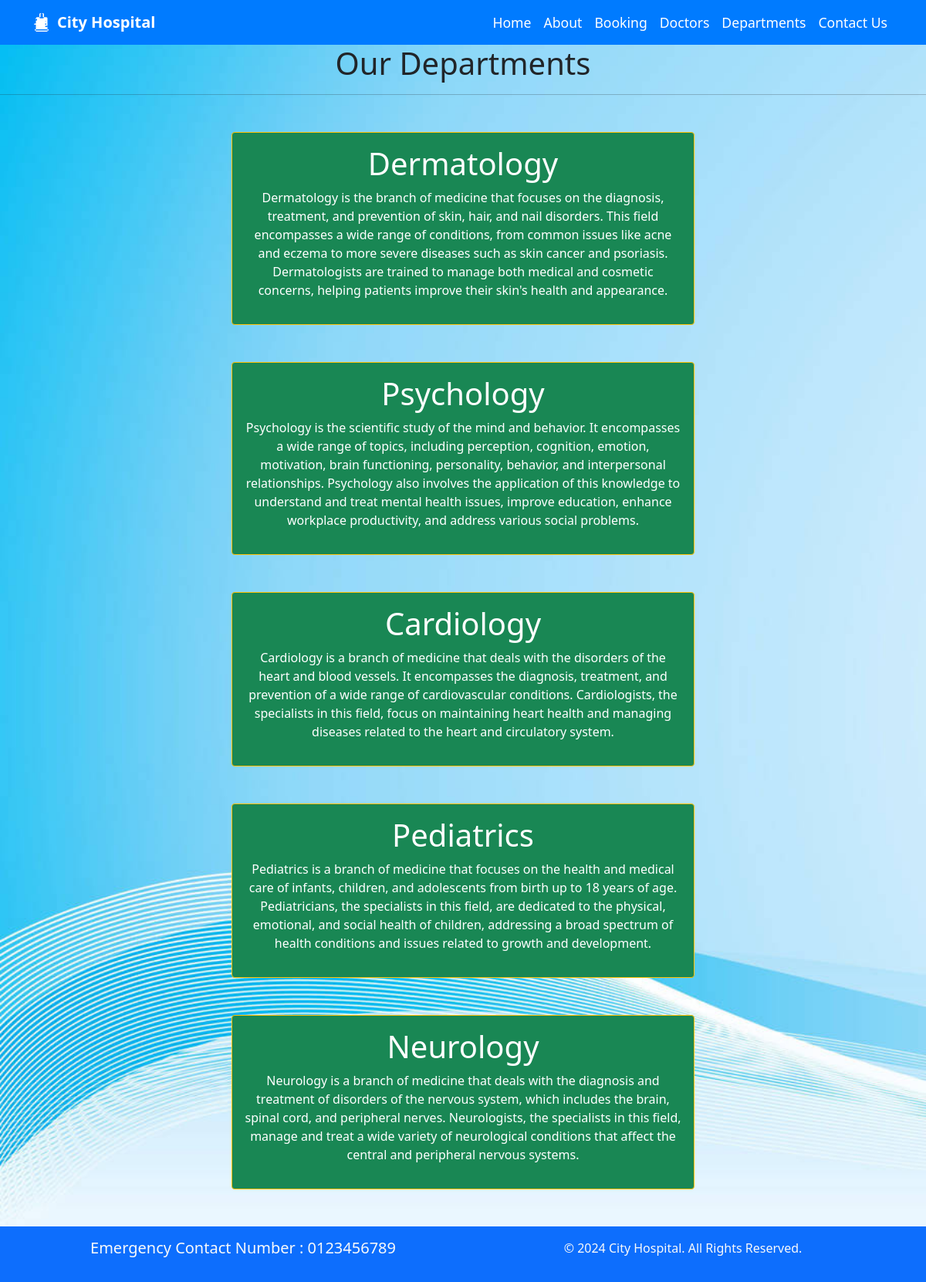
Page /department/ on the committed database.
### home/models.py (models this page shows, shortened)
class Departments(models.Model):
    dep_name = models.CharField(max_length=100)
    dep_description = models.TextField()

### home/views.py (the view)
# urls.py: path('department/', views.department, name="department"),
def department(request):
    dict_dept = {
        'dept':Departments.objects.all()
    }
    return render(request, 'department.html',dict_dept)

### templates/department.html (shortened to what this page needs)
{% extends "base.html" %}
{% block content %}
<h1 class="text-center">Our Departments</h1>
<hr>
{% for d in dept %}
<div class="mx-auto w-50 bg-success text-center text-white p-3 my-5 border border-warning rounded">
    <h1>{{d.dep_name}}</h1>
    <p>{{ d.dep_description}}</p>
</div>
{% endfor %}
{% endblock %}

### rows in the picture
Departments: dep_name "Dermatology", dep_description "Dermatology is the branch of medicine that focuses on the diagnosis, treatment, and prevention of skin, hair, and nail disorders. This field encompasses a wide range of conditions, from common issues like acne and eczema to more severe diseases such as skin cancer and psoriasis. Dermatologists are trained to manage both medical and cosmetic concerns, helping patients improve their skin's health and appearance."
Departments: dep_name "Psychology", dep_description "Psychology is the scientific study of the mind and behavior. It encompasses a wide range of topics, including perception, cognition, emotion, motivation, brain functioning, personality, behavior, and interpersonal relationships. Psychology also involves the application of this knowledge to understand and treat mental health issues, improve education, enhance workplace productivity, and address various social problems."
Departments: dep_name "Cardiology", dep_description "Cardiology is a branch of medicine that deals with the disorders of the heart and blood vessels. It encompasses the diagnosis, treatment, and prevention of a wide range of cardiovascular conditions. Cardiologists, the specialists in this field, focus on maintaining heart health and managing diseases related to the heart and circulatory system."
Departments: dep_name "Pediatrics", dep_description "Pediatrics is a branch of medicine that focuses on the health and medical care of infants, children, and adolescents from birth up to 18 years of age. Pediatricians, the specialists in this field, are dedicated to the physical, emotional, and social health of children, addressing a broad spectrum of health conditions and issues related to growth and development."
Departments: dep_name "Neurology", dep_description "Neurology is a branch of medicine that deals with the diagnosis and treatment of disorders of the nervous system, which includes the brain, spinal cord, and peripheral nerves. Neurologists, the specialists in this field, manage and treat a wide variety of neurological conditions that affect the central and peripheral nervous systems."
